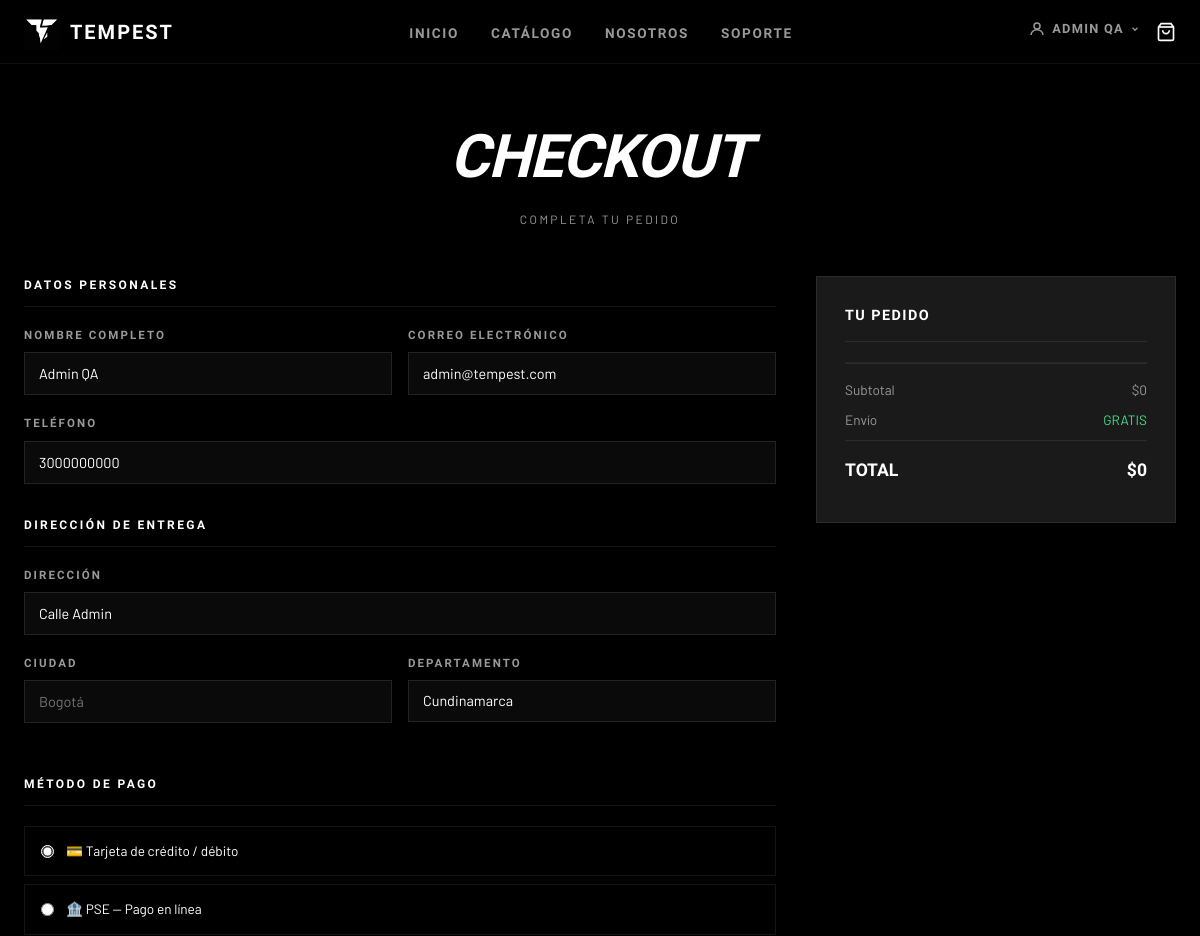
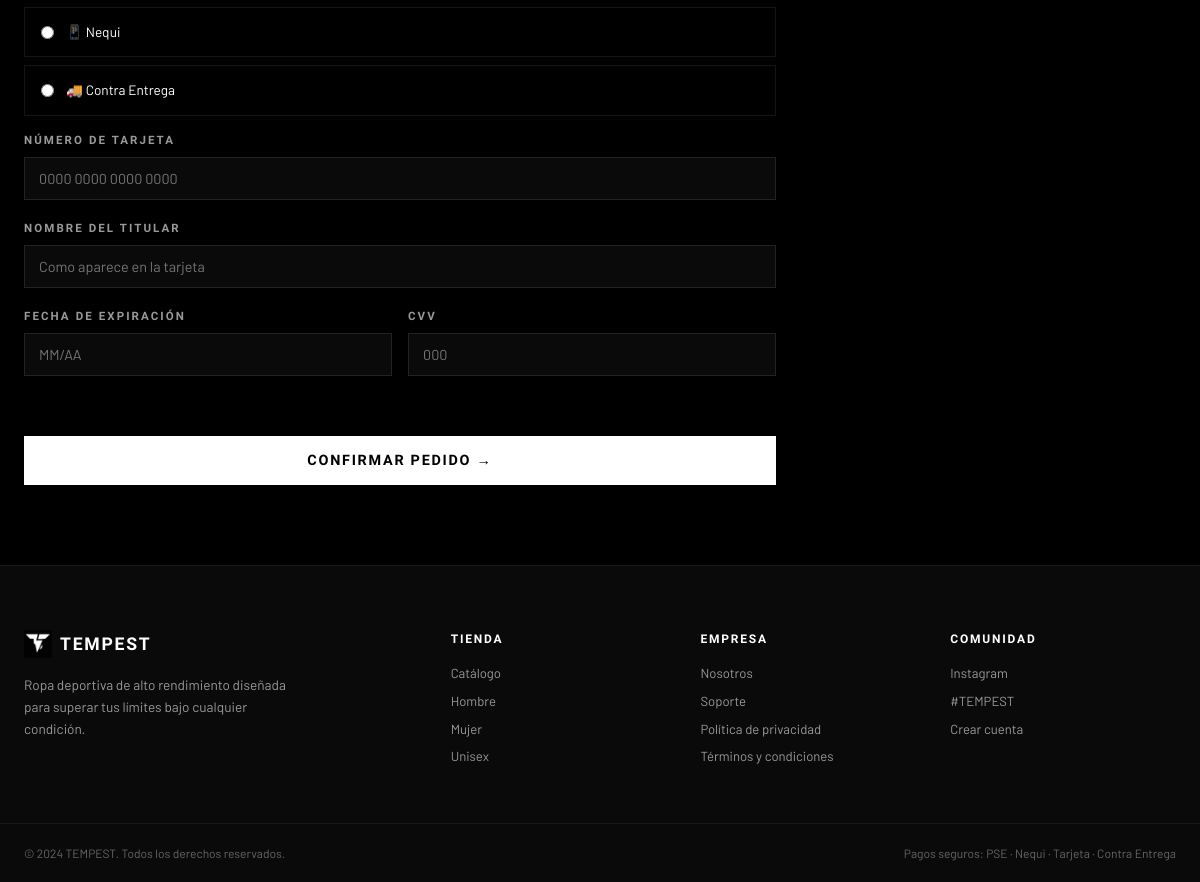
Page /checkout (signed in) on the committed database (2 pictures, top to bottom).
### app/models/models.py (models this page shows)
class User(db.Model):
    __tablename__ = "users"
    id: Mapped[int] = mapped_column(Integer, primary_key=True)
    name: Mapped[str] = mapped_column(String(120), default="Cliente Tempest", nullable=False)
    email: Mapped[str] = mapped_column(String(255), unique=True, nullable=False, index=True)
    password_hash: Mapped[str] = mapped_column(String(255), nullable=False)
    role: Mapped[str] = mapped_column(String(20), default="client", nullable=False)
    phone: Mapped[str] = mapped_column(String(40), default="", nullable=False)
    address: Mapped[str] = mapped_column(Text, default="", nullable=False)
    created_at: Mapped[datetime] = mapped_column(DateTime, default=datetime.utcnow, nullable=False)
    cart_items: Mapped[list["CartItem"]] = relationship(back_populates="user", cascade="all, delete-orphan")
    orders: Mapped[list["Order"]] = relationship(back_populates="user", cascade="all, delete-orphan")

### app/routes/cart.py (the view, shortened to what this page needs)
@bp.route("/checkout", methods=["GET", "POST"])
def checkout_page():
    if not g.user:
        return _login_page_redirect("cart.checkout_page")
    cart_items = cart_items_for_user(g.db, g.user)
    form_data = {
        "name": request.form.get("name", g.user.name),
        "email": g.user.email,
        "phone": request.form.get("phone", g.user.phone),
        "address": request.form.get("address", g.user.address),
        "city": request.form.get("city", ""),
        "department": request.form.get("department", "Cundinamarca"),
        "payment": request.form.get("payment", "tarjeta"),
    }
    return render_template(
        "checkout.html",
        cart_items=cart_items,
        total=cart_total(cart_items),
        user=user_payload(g.user),
        errors=[],
        checkout_form=form_data,
    )

### app/services/logic.py (called while the page is built, shortened)
def normalize_role(raw_role: str | None) -> str:
    value = (raw_role or "client").strip().lower()
    if value in {"admin", "administrator"}:
        return "admin"
    if value in {"cliente", "client", "cliente "}:
        return "client"
    return "client"

def session_user_payload(user: User | None) -> dict | None:
    if not user:
        return None
    return {
        "id": user.id,
        "name": user.name,
        "email": user.email,
        "role": normalize_role(user.role),
    }

def format_price(value) -> str:
    amount = Decimal(str(value or 0))
    amount = amount.quantize(Decimal("1")) if amount == amount.to_integral() else amount.quantize(Decimal("0.01"))
    if amount == amount.to_integral():
        return f"${int(amount):,}".replace(",", ".")
    formatted = f"{amount:,.2f}"
    return f"${formatted}".replace(",", "X").replace(".", ",").replace("X", ".")

def user_payload(user: User | None) -> dict | None:
    if not user:
        return None
    return {
        "id": str(user.id),
        "name": user.name,
        "email": user.email,
        "role": normalize_role(user.role),
        "phone": user.phone,
        "address": user.address,
        "createdAt": user.created_at.isoformat(),
    }

def cart_items_for_user(db, user: User | None) -> list[dict]:
    if not user:
        return []
    items = db.query(CartItem).filter_by(user_id=user.id).order_by(CartItem.id.desc()).all()
    orphan_items = [item for item in items if item.product is None]
    return [cart_item_payload(item) for item in items if item.product is not None]

def cart_total(items: list[dict]) -> Decimal:
    return sum((Decimal(str(item.get("price", 0))) * int(item.get("qty", 0)) for item in items), Decimal("0"))

### app/templates/checkout.html (shortened to what this page needs)
{% extends "base.html" %}
{% block content %}
<div class="form-page">
  <div class="container">
    <div class="form-header">
      <h1>CHECKOUT</h1>
      <p>COMPLETA TU PEDIDO</p>
    </div>
    <form method="post" action="{{ url_for('cart.checkout_page') }}" class="checkout-form">
      <div class="checkout-layout">
        <div>
          <div class="checkout-section">
            <h3>DATOS PERSONALES</h3>
            <div class="form-grid-2">
              <div class="form-row">
                <label>NOMBRE COMPLETO</label>
                <input class="form-input" type="text" name="name" required
                  value="{{ checkout_form.get('name', user.get('name', '') if user else '') }}"
                  placeholder="Tu nombre completo">
              </div>
              <div class="form-row">
                <label>CORREO ELECTRÓNICO</label>
                <input class="form-input" type="email" name="email" required
                  value="{{ user.get('email', '') if user else '' }}"
                  placeholder="tu@email.com">
              </div>
            </div>
            <div class="form-row">
              <label>TELÉFONO</label>
              <input class="form-input" type="tel" name="phone" required value="{{ checkout_form.get('phone', user.get('phone', '') if user else '') }}" placeholder="+57 300 000 0000">
            </div>
          </div>
          <div class="checkout-section">
            <h3>DIRECCIÓN DE ENTREGA</h3>
            <div class="form-row">
              <label>DIRECCIÓN</label>
              <input class="form-input" type="text" name="address" required value="{{ checkout_form.get('address', user.get('address', '') if user else '') }}" placeholder="Calle, número, apartamento">
            </div>
            <div class="form-grid-2">
              <div class="form-row">
                <label>CIUDAD</label>
                <input class="form-input" type="text" name="city" required value="{{ checkout_form.get('city', '') }}" placeholder="Bogotá">
              </div>
              <div class="form-row">
                <label>DEPARTAMENTO</label>
                <select class="form-select" name="department">
                  <option {% if checkout_form.get('department', 'Cundinamarca') == 'Cundinamarca' %}selected{% endif %}>Cundinamarca</option>
                </select>
              </div>
            </div>
          </div>
          <div class="checkout-section">
            <h3>MÉTODO DE PAGO</h3>
            <div class="payment-options">
              <label class="payment-option">
                <input type="radio" name="payment" value="tarjeta" {% if checkout_form.get('payment', 'tarjeta') == 'tarjeta' %}checked{% endif %}>
                <span>💳 Tarjeta de crédito / débito</span>
              </label>
              <label class="payment-option">
                <input type="radio" name="payment" value="pse" {% if checkout_form.get('payment') == 'pse' %}checked{% endif %}>
                <span>🏦 PSE — Pago en línea</span>
              </label>
              <label class="payment-option">
                <input type="radio" name="payment" value="nequi" {% if checkout_form.get('payment') == 'nequi' %}checked{% endif %}>
                <span>📱 Nequi</span>
              </label>
              <label class="payment-option">
                <input type="radio" name="payment" value="contraentrega" {% if checkout_form.get('payment') == 'contraentrega' %}checked{% endif %}>
                <span>🚚 Contra Entrega</span>
              </label>
            </div>
            <div id="fields-tarjeta" class="payment-fields" style="margin-top:16px;">
              <div class="form-row">
                <label>NÚMERO DE TARJETA</label>
                <input class="form-input" type="text" name="card_number" value="{{ request.form.get('card_number', '') }}" placeholder="0000 0000 0000 0000" maxlength="19">
              </div>
              <div class="form-row">
                <label>NOMBRE DEL TITULAR</label>
                <input class="form-input" type="text" name="card_name" value="{{ request.form.get('card_name', '') }}" placeholder="Como aparece en la tarjeta">
              </div>
              <div class="form-grid-2">
                <div class="form-row">
                  <label>FECHA DE EXPIRACIÓN</label>
                  <input class="form-input" type="text" name="card_expiry" value="{{ request.form.get('card_expiry', '') }}" placeholder="MM/AA" maxlength="5">
                </div>
                <div class="form-row">
                  <label>CVV</label>
                  <input class="form-input" type="text" name="card_cvv" value="{{ request.form.get('card_cvv', '') }}" placeholder="000" maxlength="4">
                </div>
              </div>
            </div>
          </div>
          <button type="submit" class="btn btn--primary" style="width:100%; margin-top:8px;">
            CONFIRMAR PEDIDO →
          </button>
        </div>
        <div class="order-summary">
          <h3>TU PEDIDO</h3>
          <hr style="border-color: rgba(255,255,255,0.08); margin: 16px 0;">
          <div class="summary-row">
            <span>Subtotal</span>
            <span>{{ total | fmt_price }}</span>
          </div>
          <div class="summary-row">
            <span>Envío</span>
            <span style="color:#44dd88;">GRATIS</span>
          </div>
          <div class="summary-row total">
            <span>TOTAL</span>
            <span>{{ total | fmt_price }}</span>
          </div>
        </div>
      </div>
    </form>
  </div>
</div>
{% endblock %}

### app/templates/base.html (shortened to what this page needs)
<!DOCTYPE html>
<html lang="es">
<head>
  <link rel="stylesheet" href="{{ url_for('static', filename='css/style.css') }}">
</head>
<body>
{% set _u = current_user() %}
{% set _logged_in = _u is not none %}
{% set _is_admin  = _logged_in and _u.get('role') == 'admin' %}
<nav class="navbar" id="navbar">
  <div class="nav-container">
    <a href="{{ url_for('main.home') }}" class="nav-logo">
      <div class="logo-icon">
        <img src="{{ url_for('static', filename='logo_t.png') }}"
             alt="TEMPEST"
             style="width:36px;height:36px;object-fit:contain;display:block;">
      </div>
      <span class="logo-text">TEMPEST</span>
    </a>
    <ul class="nav-links">
      <li><a href="{{ url_for('main.home') }}" class="{{ 'active' if request.endpoint == 'main.home' }}">INICIO</a></li>
      <li><a href="{{ url_for('products.products_page') }}" class="{{ 'active' if request.endpoint == 'products.products_page' }}">CATÁLOGO</a></li>
      <li><a href="{{ url_for('main.about_page') }}" class="{{ 'active' if request.endpoint == 'main.about_page' }}">NOSOTROS</a></li>
      <li><a href="{{ url_for('main.support_page') }}" class="{{ 'active' if request.endpoint == 'main.support_page' }}">SOPORTE</a></li>
    </ul>
    <div class="nav-actions">
      {% if _logged_in %}
      <div class="nav-user-menu" id="userMenu">
        <button class="nav-user-btn" id="userMenuBtn" type="button"
                aria-haspopup="true" aria-expanded="false">
          <svg width="18" height="18" viewBox="0 0 24 24" fill="none" stroke="currentColor" stroke-width="2">
            <circle cx="12" cy="8" r="4"/>
            <path d="M4 20c0-4 3.6-7 8-7s8 3 8 7"/>
          </svg>
          <span>{{ _u.get('name', 'MI CUENTA') }}</span>
          <svg width="10" height="10" viewBox="0 0 24 24" fill="none" stroke="currentColor"
               stroke-width="3" id="userChevron" style="transition:transform .2s;">
            <polyline points="6 9 12 15 18 9"/>
          </svg>
        </button>
      </div>
      {% endif %}
      <a href="{{ url_for('cart.cart_page') }}" class="cart-btn">
        <svg width="20" height="20" viewBox="0 0 24 24" fill="none" stroke="currentColor" stroke-width="2">
          <path d="M6 2L3 6v14a2 2 0 002 2h14a2 2 0 002-2V6l-3-4z"/>
          <line x1="3" y1="6" x2="21" y2="6"/>
          <path d="M16 10a4 4 0 01-8 0"/>
        </svg>
        {% set _cnt = get_cart_count() %}
      </a>
    </div>
  </div>
</nav>
<main>{% block content %}{% endblock %}</main>
<footer class="footer">
  <div class="footer-inner">
    <div class="footer-brand">
      <a href="{{ url_for('main.home') }}" class="footer-logo">
        <div class="logo-icon logo-icon--sm">
          <img src="{{ url_for('static', filename='logo_t.png') }}"
               alt="TEMPEST"
               style="width:28px;height:28px;object-fit:contain;display:block;">
        </div>
        TEMPEST
      </a>
      <p>Ropa deportiva de alto rendimiento diseñada para superar tus límites bajo cualquier condición.</p>
    </div>
    <div class="footer-links">
      <div class="footer-col">
        <h4>TIENDA</h4>
        <a href="{{ url_for('products.products_page') }}">Catálogo</a>
        <a href="{{ url_for('products.products_page') }}?gender=Men">Hombre</a>
        <a href="{{ url_for('products.products_page') }}?gender=Women">Mujer</a>
        <a href="{{ url_for('products.products_page') }}?gender=Unisex">Unisex</a>
      </div>
      <div class="footer-col">
        <h4>EMPRESA</h4>
        <a href="{{ url_for('main.about_page') }}">Nosotros</a>
        <a href="{{ url_for('main.support_page') }}">Soporte</a>
        <a href="#">Política de privacidad</a>
        <a href="#">Términos y condiciones</a>
      </div>
      <div class="footer-col">
        <h4>COMUNIDAD</h4>
        <a href="https://instagram.com/sport.tempest" target="_blank">Instagram</a>
        <a href="#">#TEMPEST</a>
        <a href="{{ url_for('auth.register_page') }}">Crear cuenta</a>
      </div>
    </div>
  </div>
  <div class="footer-bottom">
    <p>© 2024 TEMPEST. Todos los derechos reservados.</p>
    <p>Pagos seguros: PSE · Nequi · Tarjeta · Contra Entrega</p>
  </div>
</footer>
</body>
</html>

### rows in the picture
User: get "ADMIN QA", name "Admin QA", email "admin@tempest.com", phone "3000000000", address "Calle Admin"

### other values in the picture
{{ total | fmt_price }} "$0"
